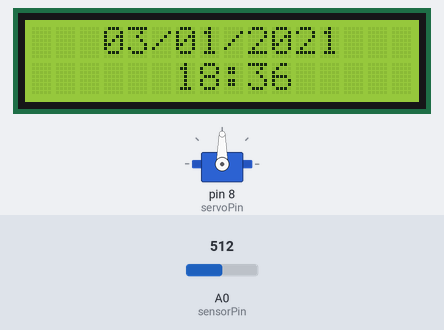
Bench run of a sketch on a simulated Arduino Uno, built with avr-gcc and run on an emulated ATmega328P. Parts: servo, 16×2 character LCD. The test bench sets the inputs (shaded band); at power-on: A0 (sensorPin) = 512. The local clock reads 2024-03-15 10:24:30 at power-on unless the sketch sets it; what the sketch prints to the serial monitor is not drawn.

Above: at 1.2 s.
1.3 s: A0 (sensorPin) set to 542
2.8 s: A0 (sensorPin) set to 563
At 4.35 s:
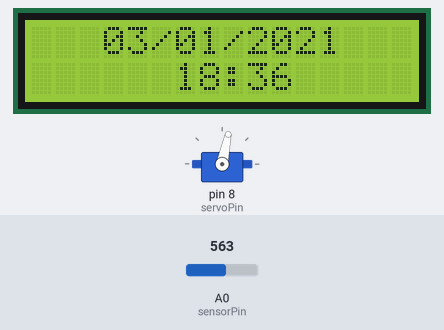
5.8 s: A0 (sensorPin) set to 511
At 5.8 s:
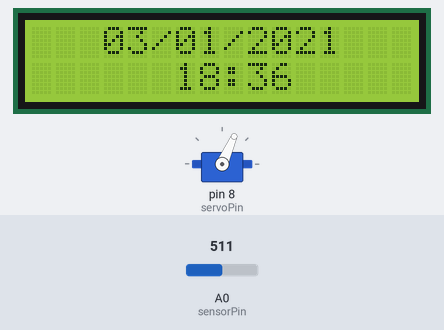
7.3 s: A0 (sensorPin) set to 716
At 8.8 s:
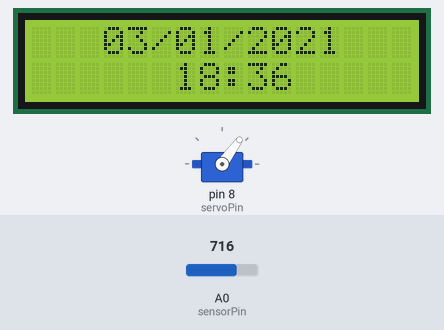
9.9 s: A0 (sensorPin) set to 502
Timing chart, 0 to 12.4 s (numbered marks = the images above; inputs shaded):
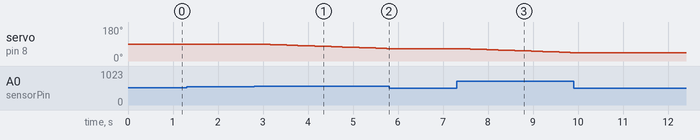

Measured:
- the behaviour switches between 552 and 553 on A0 (sensorPin) (found by bisection; images 0 and 1)
- after the input at 1.3 s, every drawn part: stays the same
- after the input at 2.8 s, servo on pin 8 (servoPin): moves from 90° to 66° over 2.8 s, starting after 0.11 s
- after the input at 5.8 s, servo on pin 8 (servoPin): stays 66° (without the input it goes to 65° after 0.08 s)
- after the input at 7.3 s, servo on pin 8 (servoPin): moves from 66° to 45° over 2.5 s, starting after 0.06 s
- after the input at 9.9 s, servo on pin 8 (servoPin): stays 45° (without the input it goes to 44° after 0.05 s)

The sketch:

sunflower_clock.ino
```cpp
#include <Servo.h>

#include <Wire.h>
#include <virtuabotixRTC.h>
#include <LiquidCrystal_I2C.h>

virtuabotixRTC myRTC(2, 3, 4);
LiquidCrystal_I2C lcd(0x27, 16, 2);

//LCD está conectado a A4 y A5

int sensorPin = A0;
int servoPin  = 8;

int sensorValue = 0;
int servoDegree = 90;
int tolerance = 40;


String minutes = "";
String day = "";
String month = "";

Servo myservo;

void setup() {
  pinMode(sensorPin, INPUT);
  myservo.attach(servoPin);
  myservo.write(servoDegree);
  Serial.begin(9600);
  myRTC.setDS1302Time(0, 36, 18, 7, 3, 1, 2021);

  lcd.begin();
  lcd.home();
}

void loop() {
  sensorValue = analogRead(sensorPin);
  if (sensorValue < (512-tolerance) )
  {
    if (servoDegree < 180) servoDegree++;
  }

  if ( sensorValue > (512+tolerance) )
  {
    if (servoDegree > 0) servoDegree--;
  }

  myservo.write(servoDegree);


  myRTC.updateTime();

  lcd.setCursor(3,0);
  day = myRTC.dayofmonth;

  if (day.length() == 1){
    day = "0"+ day;
  }

  lcd.print(day);

  month = myRTC.month;
  if (month.length() == 1){
    month = "0"+ month;
  }

  lcd.setCursor(5,0);
  lcd.print("/");
  lcd.setCursor(6,0);
  lcd.print(month);
  lcd.setCursor(8,0);
  lcd.print("/");
  lcd.setCursor(9,0);
  lcd.print(myRTC.year);

  lcd.setCursor(6,1);
  lcd.print(myRTC.hours);
  lcd.setCursor(8,1);
  lcd.print(":");
  lcd.setCursor(9,1);
  minutes = myRTC.minutes;
  if (minutes.length() == 1){
    minutes = "0"+ minutes;
  }
  lcd.print(minutes);
  Serial.print(myRTC.hours);
  Serial.print(":");
  Serial.print(myRTC.minutes);
  Serial.print(":");
  Serial.println(myRTC.seconds);

  delay(100);

}
```
